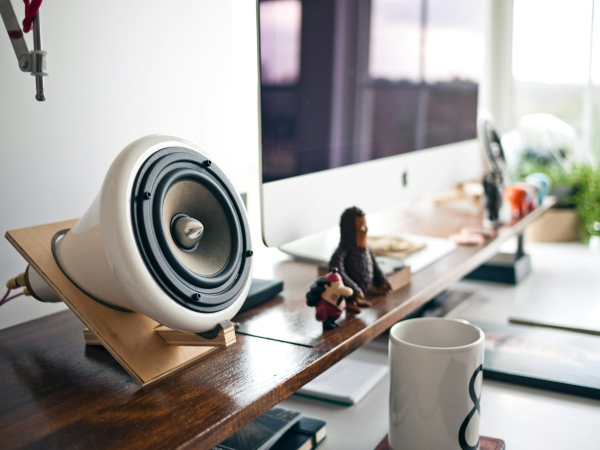
#> input picture sample.jpg, 1200 x 900 px, found by its file name (shown at 1/2 size)
$ python computer_vision.py
#> lines starting #> are read from the running program, lines starting #| are printed output that depends on the picture; after the words box and inside, x2 and y2 are one past the last pixel; in counts of white or black regions, pixels touching at a corner belong together; long printed decimals are rounded
import os
import cv2
import numpy as np
import matplotlib.pyplot as plt


# ============================================================
# COMPUTER VISION - DAY 1
# All 25 Questions in One Python Program
# ============================================================

IMAGE_PATH = "images/sample.jpg"
OUTPUT_DIR = "outputs"

# User-selected coordinates
X = 100
Y = 100

# ROI coordinates
X1 = 100
Y1 = 100
X2 = 500
Y2 = 400


# Create output folder
os.makedirs(OUTPUT_DIR, exist_ok=True)


# ============================================================
# Q1. Read image using OpenCV and display it
# ============================================================

image = cv2.imread(IMAGE_PATH)
#> image is the input picture: shape (900, 1200, 3); mean B, G, R 159.1, 161.9, 165.5

if image is None:
    raise FileNotFoundError(
        f"Could not load image: {IMAGE_PATH}\n"
        "Make sure images/sample.jpg exists."
    )

cv2.imwrite(f"{OUTPUT_DIR}/q01_original.jpg", image)

print("\nQ1: Image loaded and saved as q01_original.jpg")

# Display image
cv2.imshow("Q1 - Original Image", image)
cv2.waitKey(1000)
cv2.destroyAllWindows()


# ============================================================
# Q2. Check if image loaded successfully
# ============================================================

if image is not None:
    print("Q2: Image loaded successfully.")
else:
    print("Q2: Error - image could not be loaded.")


# ============================================================
# Q3. Print image height, width and number of channels
# ============================================================

height, width, channels = image.shape
#> height = 900; width = 1200; channels = 3

print("\nQ3:")
print("Height:", height)
#| Height: 900
print("Width:", width)
#| Width: 1200
print("Channels:", channels)
#| Channels: 3


# ============================================================
# Q4. Calculate total number of pixels
# ============================================================

total_pixels = height * width
#> total_pixels = 1080000

print("\nQ4:")
print("Total pixels:", total_pixels)
#| Total pixels: 1080000


# ============================================================
# Q5. Print image data type
# ============================================================

print("\nQ5:")
print("Image data type:", image.dtype)
#| Image data type: uint8


# ============================================================
# Q6. Save image using a different filename
# ============================================================

q6_path = f"{OUTPUT_DIR}/q06_saved_image.jpg"
cv2.imwrite(q6_path, image)

print("\nQ6:")
print("Image saved as:", q6_path)


# ============================================================
# Q7. Read image in grayscale and display
# ============================================================

gray = cv2.imread(IMAGE_PATH, cv2.IMREAD_GRAYSCALE)
#> gray: shape (900, 1200); min 0, max 255, mean 162.6

if gray is None:
    raise FileNotFoundError("Could not load grayscale image.")

cv2.imwrite(f"{OUTPUT_DIR}/q07_grayscale.jpg", gray)

print("\nQ7: Grayscale image saved.")

cv2.imshow("Q7 - Grayscale Image", gray)
cv2.waitKey(1000)
cv2.destroyAllWindows()


# ============================================================
# Q8. Convert color image to grayscale using cv2.cvtColor
# ============================================================

gray_cvt = cv2.cvtColor(image, cv2.COLOR_BGR2GRAY)

cv2.imwrite(
    f"{OUTPUT_DIR}/q08_converted_grayscale.jpg",
    gray_cvt
)

print("\nQ8: Color image converted to grayscale using cv2.cvtColor.")


# ============================================================
# Q9. Display image using Matplotlib and hide axis
# ============================================================

rgb_image = cv2.cvtColor(image, cv2.COLOR_BGR2RGB)

plt.figure(figsize=(8, 6))
plt.imshow(rgb_image)
plt.axis("off")
plt.title("Q9 - Image using Matplotlib")
plt.savefig(
    f"{OUTPUT_DIR}/q09_matplotlib.png",
    bbox_inches="tight"
)
plt.close()

print("\nQ9: Matplotlib image saved.")


# ============================================================
# Q10. Resize image to 50%
# ============================================================

new_width = int(width * 0.5)
#> new_width = 600
new_height = int(height * 0.5)
#> new_height = 450

resized = cv2.resize(
    image,
    (new_width, new_height)
)
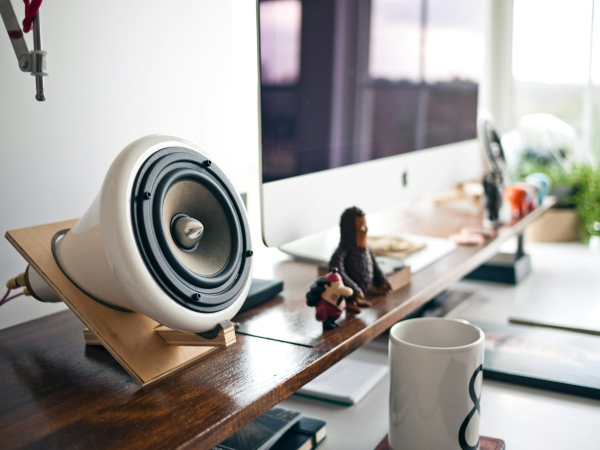
#> resized: shape (450, 600, 3); mean B, G, R 159.2, 162, 165.6

cv2.imwrite(
    f"{OUTPUT_DIR}/q10_resized_50_percent.jpg",
    resized
)

print("\nQ10:")
print("Original resolution:", width, "x", height)
#| Original resolution: 1200 x 900
print("50% resolution:", new_width, "x", new_height)
#| 50% resolution: 600 x 450


# ============================================================
# Q11. Access and print pixel value at user-provided (x,y)
# ============================================================

if 0 <= X < width and 0 <= Y < height:

    pixel = image[Y, X]
#> pixel = [207, 210, 208]

    print("\nQ11:")
    print(f"Pixel at (x={X}, y={Y}):", pixel)
#| Pixel at (x=100, y=100): [207 210 208]

else:
    print("\nQ11: Coordinates are outside image boundaries.")


# ============================================================
# Q12. Modify selected pixel and save image
# ============================================================

modified_image = image.copy()

if 0 <= X < width and 0 <= Y < height:

    # OpenCV uses BGR.
    # [0, 0, 255] = Red
    modified_image[Y, X] = [0, 0, 255]
#> modified_image: shape (900, 1200, 3); under 0.01% of pixels changed, all inside (x1, y1, x2, y2) = (100, 100, 101, 101)

    cv2.imwrite(
        f"{OUTPUT_DIR}/q12_modified_pixel.jpg",
        modified_image
    )

    print("\nQ12:")
    print(f"Pixel at ({X}, {Y}) changed to red.")
    print("Modified image saved.")


# ============================================================
# Q13. Print B, G and R values separately
# ============================================================

if 0 <= X < width and 0 <= Y < height:

    B, G, R = image[Y, X]
#> B = 207; G = 210; R = 208

    print("\nQ13:")
    print("Blue (B):", B)
#| Blue (B): 207
    print("Green (G):", G)
#| Green (G): 210
    print("Red (R):", R)
#| Red (R): 208


# ============================================================
# Q14. Split image into B, G and R channels and display
# ============================================================

B, G, R = cv2.split(image)
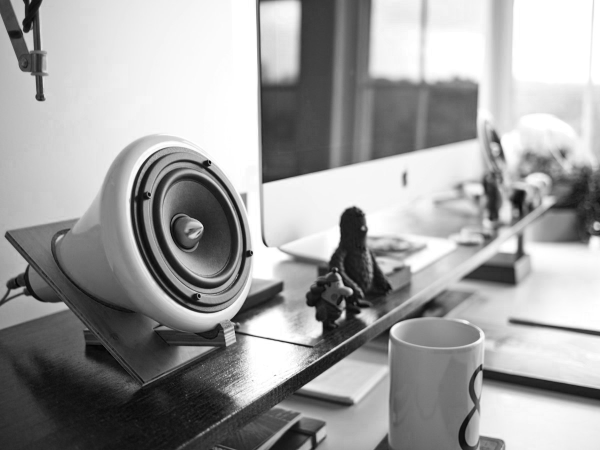
#> B: shape (900, 1200) (shown at 1/2 size); min 0, max 255, mean 159.1
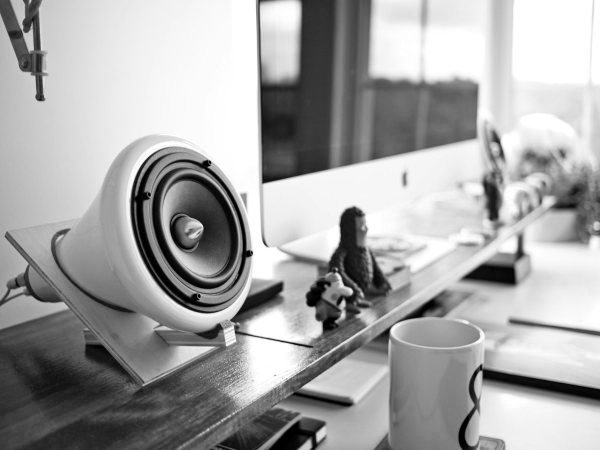
#> R: shape (900, 1200) (shown at 1/2 size); min 0, max 255, mean 165.5

cv2.imwrite(f"{OUTPUT_DIR}/q14_blue_channel.jpg", B)
cv2.imwrite(f"{OUTPUT_DIR}/q14_green_channel.jpg", G)
cv2.imwrite(f"{OUTPUT_DIR}/q14_red_channel.jpg", R)

print("\nQ14:")
print("Blue, Green and Red channel images saved.")


# ============================================================
# Q15. Merge the three channels
# ============================================================

merged_image = cv2.merge([B, G, R])

cv2.imwrite(
    f"{OUTPUT_DIR}/q15_merged_channels.jpg",
    merged_image
)

print("\nQ15: Three channels merged successfully.")


# ============================================================
# Q16. Find minimum and maximum intensity in grayscale image
# ============================================================

min_intensity = np.min(gray_cvt)
#> min_intensity = 1
max_intensity = np.max(gray_cvt)
#> max_intensity = 255

print("\nQ16:")
print("Minimum intensity:", min_intensity)
#| Minimum intensity: 1
print("Maximum intensity:", max_intensity)
#| Maximum intensity: 255


# ============================================================
# Q17. Calculate mean intensity of grayscale image
# ============================================================

mean_intensity = np.mean(gray_cvt)
#> mean_intensity = 162.6

print("\nQ17:")
print("Mean intensity:", mean_intensity)
#| Mean intensity: 162.636


# ============================================================
# Q18. Calculate mean and standard deviation
# ============================================================

mean_value = np.mean(gray_cvt)
#> mean_value = 162.6
std_value = np.std(gray_cvt)
#> std_value = 76.81

print("\nQ18:")
print("Mean:", mean_value)
#| Mean: 162.636
print("Standard deviation:", std_value)
#| Standard deviation: 76.807


# ============================================================
# Q19. Create 256x256 grayscale image with intensity 128
# ============================================================

image_128 = np.full(
    (256, 256),
    128,
    dtype=np.uint8
)

cv2.imwrite(
    f"{OUTPUT_DIR}/q19_constant_128.jpg",
    image_128
)

print("\nQ19:")
print("Created 256x256 grayscale image with intensity 128.")


# ============================================================
# Q20. Create grayscale ramp from 0 to 255
# ============================================================

ramp = np.tile(
    np.arange(256, dtype=np.uint8),
    (256, 1)
)

cv2.imwrite(
    f"{OUTPUT_DIR}/q20_grayscale_ramp.jpg",
    ramp
)
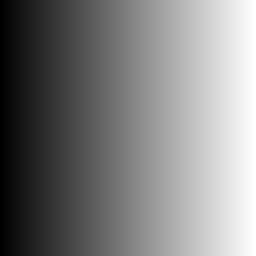
#> saved as q20_grayscale_ramp.jpg: shape (256, 256); min 0, max 255, mean 127.5

print("\nQ20:")
print("Created grayscale ramp from 0 to 255.")


# ============================================================
# Q21. Convert 8-bit grayscale image to 4-bit quantized image
# ============================================================

quantized_4bit = (gray_cvt // 16) * 16

quantized_4bit = quantized_4bit.astype(np.uint8)

cv2.imwrite(
    f"{OUTPUT_DIR}/q21_4bit_quantized.jpg",
    quantized_4bit
)

print("\nQ21:")
print("8-bit grayscale converted to 4-bit quantized image.")


# ============================================================
# Q22. Convert 8-bit grayscale image to 2-bit quantized image
# ============================================================

quantized_2bit = (gray_cvt // 64) * 64
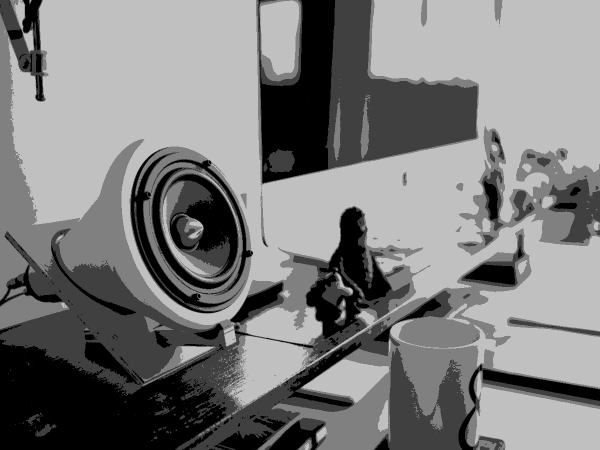
#> quantized_2bit: shape (900, 1200) (shown at 1/2 size); min 0, max 192, mean 124.8

quantized_2bit = quantized_2bit.astype(np.uint8)

cv2.imwrite(
    f"{OUTPUT_DIR}/q22_2bit_quantized.jpg",
    quantized_2bit
)

print("\nQ22:")
print("8-bit grayscale converted to 2-bit quantized image.")


# ============================================================
# Q23. Downsample image by factor of 2
# ============================================================

downsampled = cv2.resize(
    image,
    (width // 2, height // 2)
)

cv2.imwrite(
    f"{OUTPUT_DIR}/q23_downsampled.jpg",
    downsampled
)

down_height, down_width = downsampled.shape[:2]
#> down_height = 450; down_width = 600

print("\nQ23:")
print("Original resolution:", width, "x", height)
#| Original resolution: 1200 x 900
print("Downsampled resolution:", down_width, "x", down_height)
#| Downsampled resolution: 600 x 450


# ============================================================
# Q24. Crop rectangular Region of Interest (ROI)
# ============================================================

if (
    0 <= X1 < X2 <= width
    and
    0 <= Y1 < Y2 <= height
):

    roi = image[Y1:Y2, X1:X2]
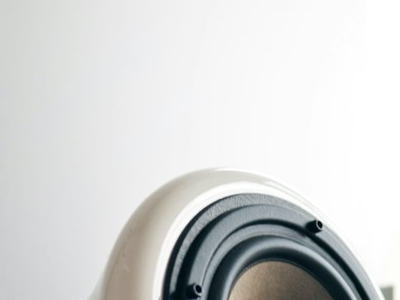
#> roi: shape (300, 400, 3); mean B, G, R 215.9, 216.3, 215

    cv2.imwrite(
        f"{OUTPUT_DIR}/q24_cropped_roi.jpg",
        roi
    )

    print("\nQ24:")
    print(
        f"ROI cropped from ({X1},{Y1}) "
        f"to ({X2},{Y2})."
    )

else:
    print("\nQ24: ROI coordinates are outside image boundaries.")


# ============================================================
# Q25. Rotate image by 90 degrees
# ============================================================

rotated = cv2.rotate(
    image,
    cv2.ROTATE_90_CLOCKWISE
)
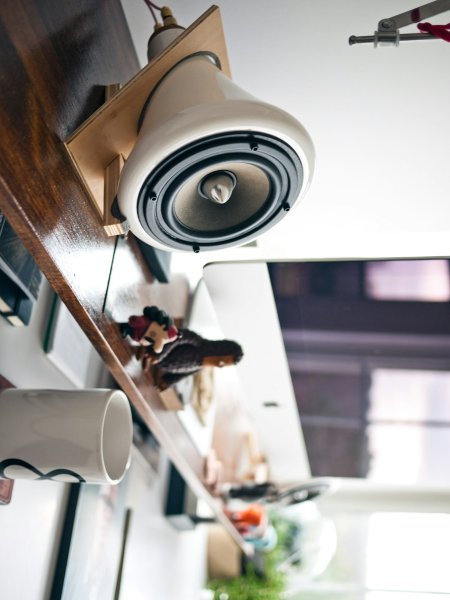
#> rotated: shape (1200, 900, 3) (shown at 1/2 size); mean B, G, R 159.1, 161.9, 165.5

cv2.imwrite(
    f"{OUTPUT_DIR}/q25_rotated_90.jpg",
    rotated
)

print("\nQ25:")
print("Image rotated 90 degrees clockwise.")
print("Rotated image saved.")


# ============================================================
# FINAL RESULT
# ============================================================

print("\n" + "=" * 60)
print("ALL 25 QUESTIONS COMPLETED SUCCESSFULLY")
print("=" * 60)

print("\nAll generated files are available in:")
print(os.path.abspath(OUTPUT_DIR))
